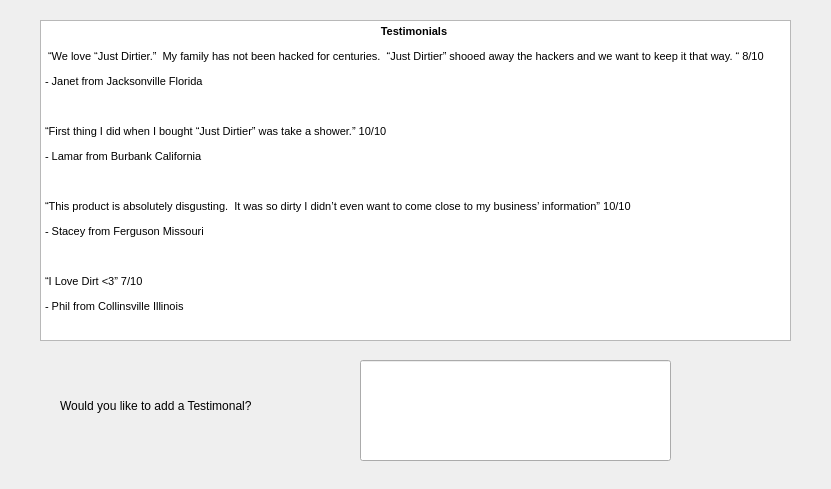
    <widget class="QWidget" name="toolBoxPage2">
     <property name="geometry">
      <rect>
       <x>0</x>
       <y>0</y>
       <width>831</width>
       <height>489</height>
      </rect>
     </property>
     <attribute name="label">
      <string>Page 3</string>
     </attribute>
     <widget class="QLineEdit" name="lineEdit">
      <property name="geometry">
       <rect>
        <x>360</x>
        <y>360</y>
        <width>311</width>
        <height>101</height>
       </rect>
      </property>
     </widget>
     <widget class="QPushButton" name="pushButton_3">
      <property name="geometry">
       <rect>
        <x>640</x>
        <y>540</y>
        <width>91</width>
        <height>31</height>
       </rect>
      </property>
      <property name="text">
       <string>Submit</string>
      </property>
     </widget>
     <widget class="QTextEdit" name="textEdit_6">
      <property name="geometry">
       <rect>
        <x>40</x>
        <y>20</y>
        <width>751</width>
        <height>321</height>
       </rect>
      </property>
      <property name="readOnly">
       <bool>true</bool>
      </property>
      <property name="html">
       <string>&lt;!DOCTYPE HTML PUBLIC &quot;-//W3C//DTD HTML 4.0//EN&quot; &quot;http://www.w3.org/TR/REC-html40/strict.dtd&quot;&gt;
&lt;html&gt;&lt;head&gt;&lt;meta name=&quot;qrichtext&quot; content=&quot;1&quot; /&gt;&lt;style type=&quot;text/css&quot;&gt;
p, li { white-space: pre-wrap; }
&lt;/style&gt;&lt;/head&gt;&lt;body style=&quot; font-family:'MS Shell Dlg 2'; font-size:7.875pt; font-weight:400; font-style:normal;&quot;&gt;
&lt;p align=&quot;center&quot; style=&quot; margin-top:12px; margin-bottom:12px; margin-left:0px; margin-right:0px; -qt-block-indent:0; text-indent:0px;&quot;&gt;&lt;span style=&quot; font-size:8pt; font-weight:600;&quot;&gt;Testimonials&lt;/span&gt;&lt;span style=&quot; font-size:8pt;&quot;&gt; &lt;/span&gt;&lt;/p&gt;
&lt;p style=&quot; margin-top:12px; margin-bottom:12px; margin-left:0px; margin-right:0px; -qt-block-indent:0; text-indent:0px;&quot;&gt;&lt;span style=&quot; font-size:8pt;&quot;&gt; “We love “Just Dirtier.”  My family has not been hacked for centuries.  “Just Dirtier” shooed away the hackers and we want to keep it that way. “ 8/10 &lt;/span&gt;&lt;/p&gt;
&lt;p style=&quot; margin-top:12px; margin-bottom:12px; margin-left:0px; margin-right:0px; -qt-block-indent:0; text-indent:0px;&quot;&gt;&lt;span style=&quot; font-size:8pt;&quot;&gt;- Janet from Jacksonville Florida &lt;/span&gt;&lt;/p&gt;
&lt;p style=&quot; margin-top:12px; margin-bottom:12px; margin-left:0px; margin-right:0px; -qt-block-indent:0; text-indent:0px;&quot;&gt;&lt;span style=&quot; font-size:8pt;&quot;&gt;  &lt;/span&gt;&lt;/p&gt;
&lt;p style=&quot; margin-top:12px; margin-bottom:12px; margin-left:0px; margin-right:0px; -qt-block-indent:0; text-indent:0px;&quot;&gt;&lt;span style=&quot; font-size:8pt;&quot;&gt;“First thing I did when I bought “Just Dirtier” was take a shower.” 10/10 &lt;/span&gt;&lt;/p&gt;
&lt;p style=&quot; margin-top:12px; margin-bottom:12px; margin-left:0px; margin-right:0px; -qt-block-indent:0; text-indent:0px;&quot;&gt;&lt;span style=&quot; font-size:8pt;&quot;&gt;- Lamar from Burbank California &lt;/span&gt;&lt;/p&gt;
&lt;p style=&quot; margin-top:12px; margin-bottom:12px; margin-left:0px; margin-right:0px; -qt-block-indent:0; text-indent:0px;&quot;&gt;&lt;span style=&quot; font-size:8pt;&quot;&gt;  &lt;/span&gt;&lt;/p&gt;
&lt;p style=&quot; margin-top:12px; margin-bottom:12px; margin-left:0px; margin-right:0px; -qt-block-indent:0; text-indent:0px;&quot;&gt;&lt;span style=&quot; font-size:8pt;&quot;&gt;“This product is absolutely disgusting.  It was so dirty I didn’t even want to come close to my business’ information” 10/10 &lt;/span&gt;&lt;/p&gt;
&lt;p style=&quot; margin-top:12px; margin-bottom:12px; margin-left:0px; margin-right:0px; -qt-block-indent:0; text-indent:0px;&quot;&gt;&lt;span style=&quot; font-size:8pt;&quot;&gt;- Stacey from Ferguson Missouri &lt;/span&gt;&lt;/p&gt;
&lt;p style=&quot; margin-top:12px; margin-bottom:12px; margin-left:0px; margin-right:0px; -qt-block-indent:0; text-indent:0px;&quot;&gt;&lt;span style=&quot; font-size:8pt;&quot;&gt;  &lt;/span&gt;&lt;/p&gt;
&lt;p style=&quot; margin-top:12px; margin-bottom:12px; margin-left:0px; margin-right:0px; -qt-block-indent:0; text-indent:0px;&quot;&gt;&lt;span style=&quot; font-size:8pt;&quot;&gt;“I Love Dirt &amp;lt;3” 7/10 &lt;/span&gt;&lt;/p&gt;
&lt;p style=&quot; margin-top:12px; margin-bottom:12px; margin-left:0px; margin-right:0px; -qt-block-indent:0; text-indent:0px;&quot;&gt;&lt;span style=&quot; font-size:8pt;&quot;&gt;- Phil from Collinsville Illinois &lt;/span&gt;&lt;/p&gt;&lt;/body&gt;&lt;/html&gt;</string>
      </property>
     </widget>
     <widget class="QLabel" name="label_2">
      <property name="geometry">
       <rect>
        <x>60</x>
        <y>390</y>
        <width>191</width>
        <height>31</height>
       </rect>
      </property>
      <property name="text">
       <string>Would you like to add a Testimonal?</string>
      </property>
     </widget>
     <widget class="QLabel" name="label_16">
      <property name="geometry">
       <rect>
        <x>0</x>
        <y>-10</y>
        <width>821</width>
        <height>501</height>
       </rect>
      </property>
      <property name="text">
       <string/>
      </property>
      <property name="pixmap">
       <pixmap>assets/sand.jpg</pixmap>
      </property>
      <property name="scaledContents">
       <bool>true</bool>
      </property>
     </widget>
     <zorder>label_16</zorder>
     <zorder>lineEdit</zorder>
     <zorder>pushButton_3</zorder>
     <zorder>textEdit_6</zorder>
     <zorder>label_2</zorder>
    </widget>
